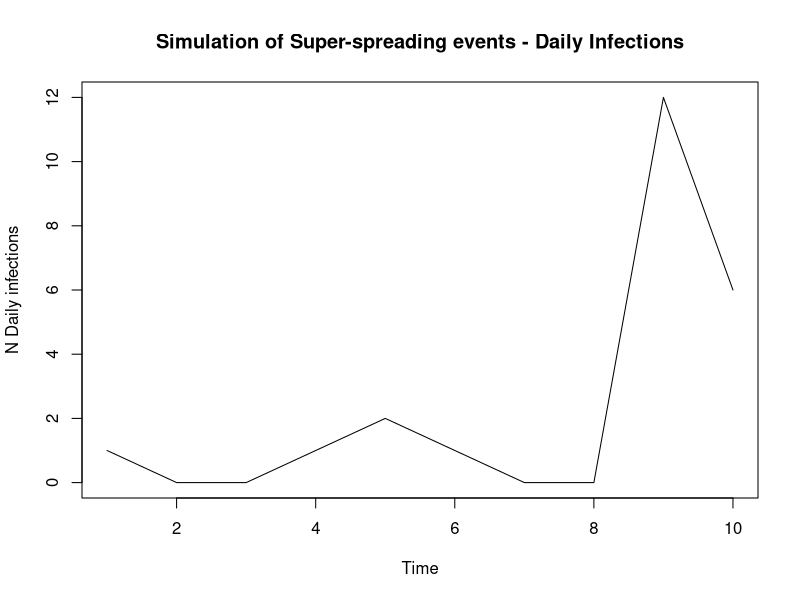
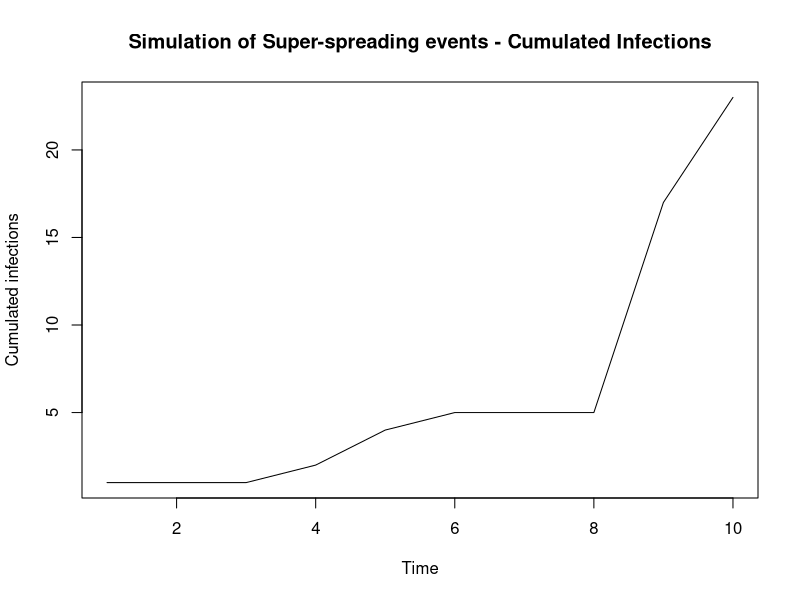

R code for these plots, in order: (Note: this script raises an error after producing the figures.)
#Simulate Branching Process
#par(mar=c(1,1,1,1))

#Parameters
num_days = 30 #100
shape_gamma = 6
scale_gamma = 1
alphaX = 1 #Without ss event, ~r0. 

#Function
simulate_branching_ss = function(num_days, shape_gamma, scale_gamma, alphaX, betaX, gammaX) {
  'Simulate an epidemic with Superspreading events
  prop_ss = Proportion of superspreading days
  magnitude_ss = increased rate of superspreading event'
  
  #Set up
  total_infecteds = vector('numeric', num_days)
  nsse_infecteds = vector('numeric', num_days)
  sse_infecteds = vector('numeric', num_days)
  total_infecteds[1] = 1
  nsse_infecteds[1] = 1
  sse_infecteds[1] = 0
  
  #Infectiousness (Discrete gamma) - I.e 'Infectiousness Pressure' - Sum of all people
  #Explanation: Gamma is a continuous function so integrate over the density at that point in time (today - previous day)
  prob_infect = pgamma(c(1:num_days), shape = shape_gamma, scale = scale_gamma) - pgamma(c(0:(num_days-1)), shape = shape_gamma, scale = scale_gamma)
  
  #Days of Infection Spreading
  for (t in 2:num_days) {
    
    #Regular infecteds (tot_rate = lambda) fix notation
    lambda_t = sum(nsse_infecteds[1:(t-1)]*rev(prob_infect[1:(t-1)])) #?Why is it the reversed probability
    tot_rate = alphaX*lambda_t #Product of infecteds & their probablilty of infection along the gamma dist at that point in time
    nsse_infecteds[t] = rpois(1, tot_rate) #Assuming number of cases each day follows a poisson distribution. Causes jumps in data 
    
    #Super-spreaders
    n_t = rpois(1, betaX*lambda_t) #Number of super-spreading events (beta)
    
    if (n_t > 0){
      sse_infecteds[t] = rpois(1, gammaX*n_t) #z_t: Total infecteds due to super-spreading event - num of events x Num individuals
    }
    
    total_infecteds[t] = nsse_infecteds[t] + sse_infecteds[t]
  }
  
  total_infecteds
}

#Implement
alphaX = 2
betaX = 3
gammaX = 2
num_days = 10
start_time = Sys.time()
x = simulate_branching_ss(num_days, shape_gamma, scale_gamma, alphaX, gammaX, betaX)
end_time = Sys.time()
time_elap = end_time - start_time
#print(time_elap)
x

#Plots
plot.ts(x, ylab = "N Daily infections", main = 'Simulation of Super-spreading events - Daily Infections')
cum_data <- cumsum(x)
plot.ts(cum_data, ylab = "Cumulated infections", main = 'Simulation of Super-spreading events - Cumulated Infections')


#*********************************************************************
#Plots
plot_variations = function(list_r0, list_scale_shape, num_days){
  #Plot
  par(mfrow=c(3,5))
  for (shape_scale in list_scale_shape){
    shape_gamma = shape_scale[[1]]
    scale_gamma = shape_scale[[2]]
    for (r0 in list_r0){
      num_daily = simulate_branching(num_days, r0, shape_gamma, scale_gamma)
      plot.ts(num_daily,lwd = 2, ylab = "N Daily infections", col = 'purple')
    }
  }
}

#*********
#Params + Apply
num_days = 30
list_r0 = c(0.5, 1, 2, 4, 8)
#list_shape_scale = list(list(9,0.5) , list(7.5,1.0), list(6,1))
list_shape_scale = list(list(2,2), list(3,2), list(1.5, 2))
plot_variations(list_r0,  list_shape_scale, num_days)

#**********
#Inspect gamma density
seq1 = seq(0.0, 10, by = 1)
gammaX = dgamma(seq1, shape = 1.5, scale = 2)
plot(seq1, gammaX)


#******************************
#*Negative Binomial - inspect

#Model parameters - is it the same?
n_nb = betaX*
samp_rnbinom = rnbinom(10000, 20, 0.5)
print(c(mean(samp_rnbinom), var(samp_rnbinom)))

#Simulate - to check Neg Binomial
simulate_branching_ss_nb = function(num_days, shape_gamma, scale_gamma, alphaX, betaX, gammaX) {
  'Simulate an epidemic with Superspreading events
  prop_ss = Proportion of superspreading days
  magnitude_ss = increased rate of superspreading event'
  
  #Set up
  total_infecteds = vector('numeric', num_days)
  nsse_infecteds = vector('numeric', num_days)
  sse_infecteds = vector('numeric', num_days)
  total_infecteds[1] = 1
  nsse_infecteds[1] = 1
  sse_infecteds[1] = 0
  
  #Infectiousness (Discrete gamma) - I.e 'Infectiousness Pressure' - Sum of all people
  #Explanation: Gamma is a continuous function so integrate over the density at that point in time (today - previous day)
  prob_infect = pgamma(c(1:num_days), shape = shape_gamma, scale = scale_gamma) - pgamma(c(0:(num_days-1)), shape = shape_gamma, scale = scale_gamma)
  
  #Days of Infection Spreading
  for (t in 2:num_days) {
    print(t)
    #Regular infecteds (tot_rate = lambda) fix notation
    lambda_t = sum(nsse_infecteds[1:(t-1)]*rev(prob_infect[1:(t-1)])) #?Why is it the reversed probability
    tot_rate = alphaX*lambda_t #Product of infecteds & their probablilty of infection along the gamma dist at that point in time
    nsse_infecteds[t] = rpois(1, tot_rate) #Assuming number of cases each day follows a poisson distribution. Causes jumps in data 
    
    #Super-spreaders
    n_t = rpois(1, betaX*lambda_t) #Number of super-spreading events (beta)
    
    if (n_t > 0){
      sse_infecteds[t] = rpois(1, gammaX*n_t) #z_t: Total infecteds due to super-spreading event - num of events x Num individuals
    }
    
    total_infecteds[t] = nsse_infecteds[t] + sse_infecteds[t]
    
    #Check Negative Binomial
    
    #Theoretical values;
    print('Theoretical Mean & Variance:')
    theor_mean = gammaX*betaX*lambda_t
    theor_var = gammaX^2*betaX*lambda_t + gammaX*betaX*lambda_t
    print(c(theor_mean, theor_var))
    #Empirical values
    print('Empirical Mean & Variance:')
    n_nb = betaX*lambda_t
    p_nb = 1/(gammaX + 1)
    samp_rnbinom = rnbinom(10000, n_nb, p_nb)
    print(c(mean(samp_rnbinom), var(samp_rnbinom)))
  }
  
  total_infecteds
}

#Apply
num_days = 10
x_nb = simulate_branching_ss_nb(num_days, shape_gamma, scale_gamma, alphaX, gammaX, betaX)
x_nb

#Sampling Neg Binom
vs = c();

#Poisson of poissons
for (i in 1:10000){
  vs[i] = rpois(1, rpois(1,20))
}

print(c(mean(vs), var(vs)))

#Negative Binomial
vs2 = rnbinom(10000, 20, 0.5)
print(c(mean(vs), var(vs)))

hist(vs)
hist(vs2)
